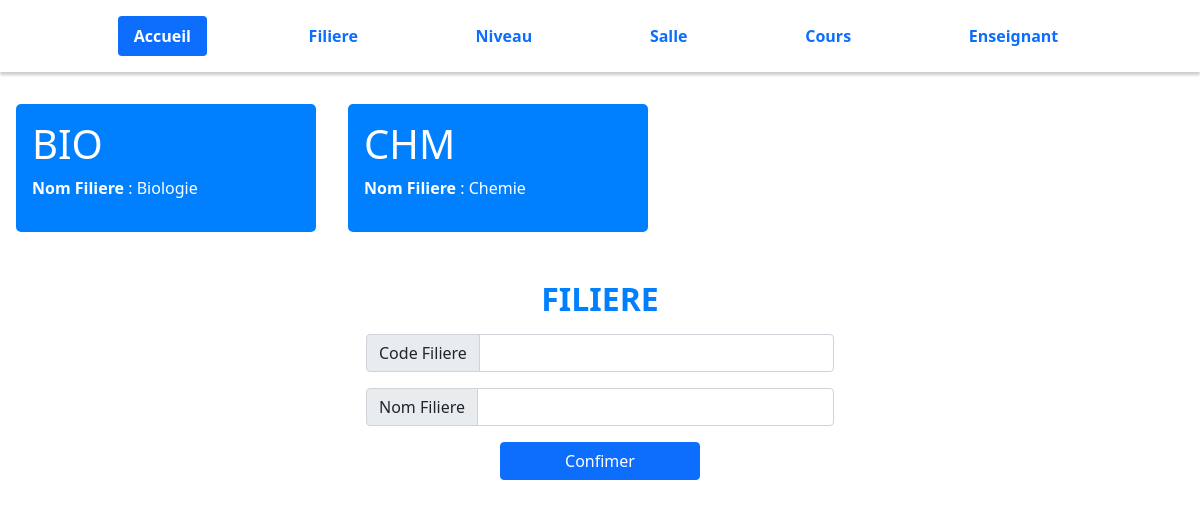
Screenshot of /filiere.php with the database file from the repository.
### tables this page shows
CREATE TABLE `filiere` (
  `codeFiliere` varchar(10) NOT NULL,
  `nomFiliere` varchar(20) NOT NULL
);

### variables.php (called while the page is built, shortened)
<?php
$codeFiliere = '';
$nomFiliere = '';
 ?>

### filiere.php (the view, shortened to what this page needs)
<!DOCTYPE html>
  <?php
    require_once 'db_Connect.php';
    require_once 'header.php';
    require_once 'nav.php';
    require_once 'variables.php';
    $statement = $pdo->prepare('SELECT * FROM filiere');
    $statement->execute();
    $filiere = $statement->fetchAll(PDO::FETCH_ASSOC);
   ?>
  <html lang="en" dir="ltr">
  <body>
      <?php if(!empty($filiere)){
        echo "<div class='filiere-block'>";
        foreach ($filiere as $key => $filiere) {
          echo "<div class='filiere-content'>";
          echo "<h1>".$filiere['codeFiliere']."</h1>";
          echo "<p><strong>Nom Filiere</strong> : ".$filiere['nomFiliere']."</p>";
          echo "</div>";
        }
      }
      echo "</div>";?>
    <form class="form" method="post">
      <h2>FILIERE</h2>
      <div class="input-group mb-3">
        <span class="input-group-text" id="inputGroup-sizing-default">Code Filiere</span>
        <input type="text" class="form-control code" aria-label="Sizing example input" aria-describedby="inputGroup-sizing-default" name="codeFiliere" value="<?php echo $codeFiliere; ?>">
      </div>
      <div class="input-group mb-3">
        <span class="input-group-text" id="inputGroup-sizing-default">Nom Filiere</span>
        <input type="text" class="form-control nom" aria-label="Sizing example input" aria-describedby="inputGroup-sizing-default" name="nomFiliere" value="<?php echo $nomFiliere; ?>">
      </div>
      <button type="submit" class="btn btn-primary" name="submit">Confimer</button>
    </form>
  </body>
</html>

### style.css (style rules this page uses)
.form { padding: 1em; width: 500px; margin: auto; text-align: center; }
h2 { margin: .5em; font-weight: bold; color: #0080FF; }
.btn-primary { width: 200px; margin: 0 auto; }
.filiere-block,.time-block { margin-top: 1em; }
.filiere-block { display: flex; width: 1000px; flex-wrap: wrap; cursor: pointer; }
.filiere-content,.time-block { background-color: #0080FF; color: #ffff; padding: 1em; margin: 1em; width: 300px; border-radius: 5px; cursor: pointer; }

### rows the page displays
filiere: codeFiliere "BIO", nomFiliere "Biologie"
filiere: codeFiliere "CHM", nomFiliere "Chemie"
